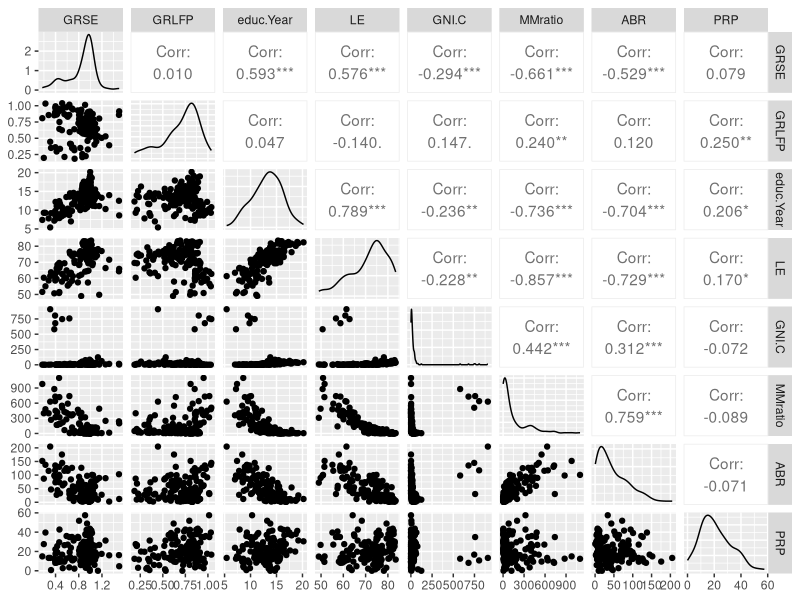
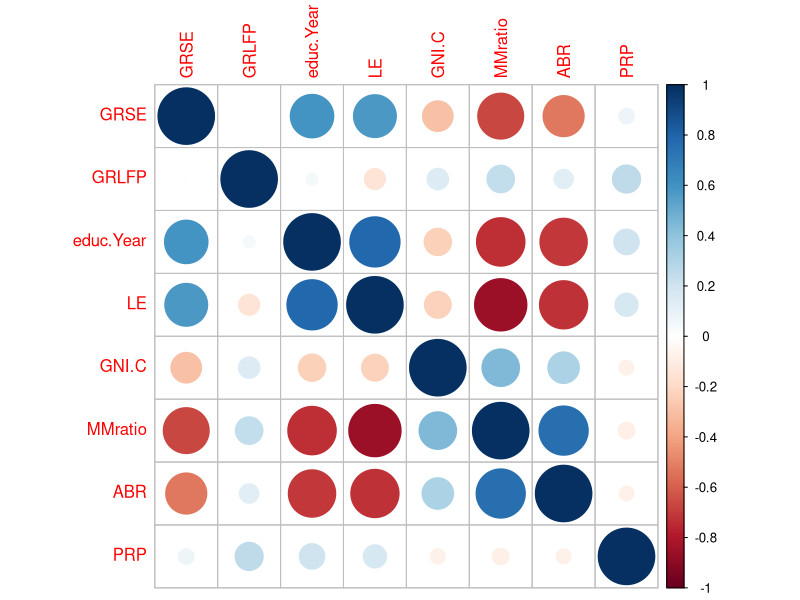
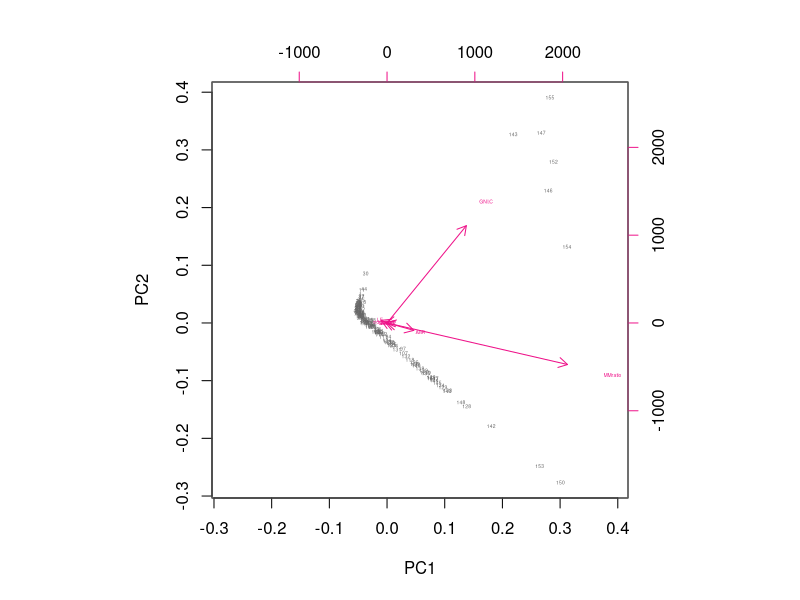
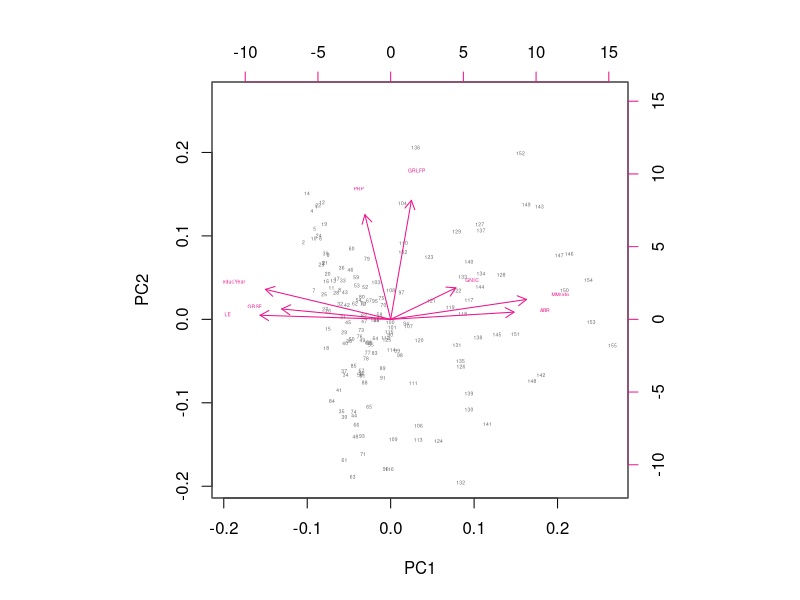

Source code (R) for these figures, in order: (Note: this script raises an error after producing the figures.)
data<-read.csv('human2.csv', header = TRUE, sep = ',')

dim(data)
str(data)

library(GGally)
library(corrplot)

ggpairs(data)
summary(data)

cor(data) %>% corrplot()


#' non-standardized data
pca_human <- prcomp(data)


# draw a biplot of the principal component representation and the original variables
biplot(pca_human, choices = 1:2, cex = c(0.3,0.3), col = c("grey40", "deeppink2"))


#' standard data
data_std <- scale(data)

#' pca of data_std
pca_stdHuman <- prcomp(data_std)

#'bi-plot
biplot(pca_stdHuman, choices = 1:2, cex = c(0.3,0.3), col = c("grey40", "deeppink2"))


#' Factominer
library(FactoMineR)

data(tea)
dim(tea)
str(tea)
summary(tea)
colSums(is.na(tea))

# column names to keep in the dataset
keep_columns <- c("Tea", "How", "how", "sugar", "where", "lunch")

# select the 'keep_columns' to create a new dataset
tea_time <- select(tea, one_of(keep_columns))
#colnames(tea_time)
# look at the summaries and structure of the data
summary(tea_time)
str(tea_time)

# visualize the dataset
gather(tea_time) %>% ggplot(aes(value)) + geom_bar() + 
  theme(axis.text.x = element_text(angle = 45, hjust = 1, size = 8)) + 
  facet_wrap("key", scales = "free") 

# multiple correspondence analysis
mca <- MCA(tea_time, graph = FALSE)

# summary of the model
summary(mca)

# visualize MCA
plot(mca, invisible=c("ind"))
